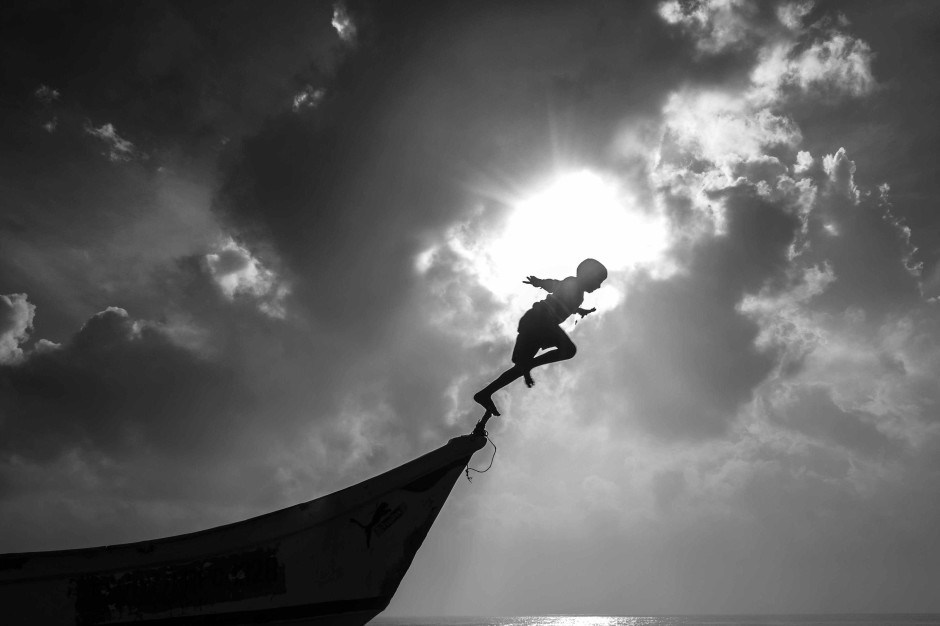
%> input picture Discussion/Lecture_20_Thresholding/boy-sun.jpg, 940 x 626 px
$ octave multiple_otsu.m   (GNU Octave 9; MATLAB toolbox functions it lacks are replaced by stand-ins)
%> lines starting %> are read from the running program, lines starting %| are printed output that depends on the picture
 im4 = imread('boy-sun.jpg');
%> im4 is the input picture: size 626x940 uint8; min 0, max 255, mean 97.5
%  im4 = rgb2gray(im4);

thresh = multithresh(im4,2);
%> thresh = [80 155]
seg_I = imquantize(im4,thresh);
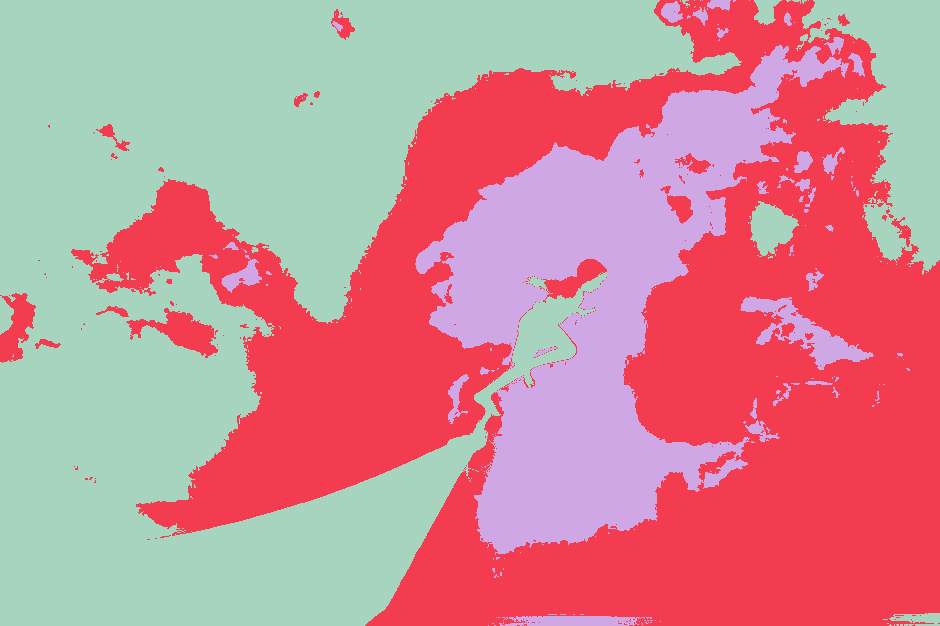
%> seg_I: size 626x940 double; 3 distinct labels, from 1 to 3; one colour per label, 0 black

RGB = label2rgb(seg_I);
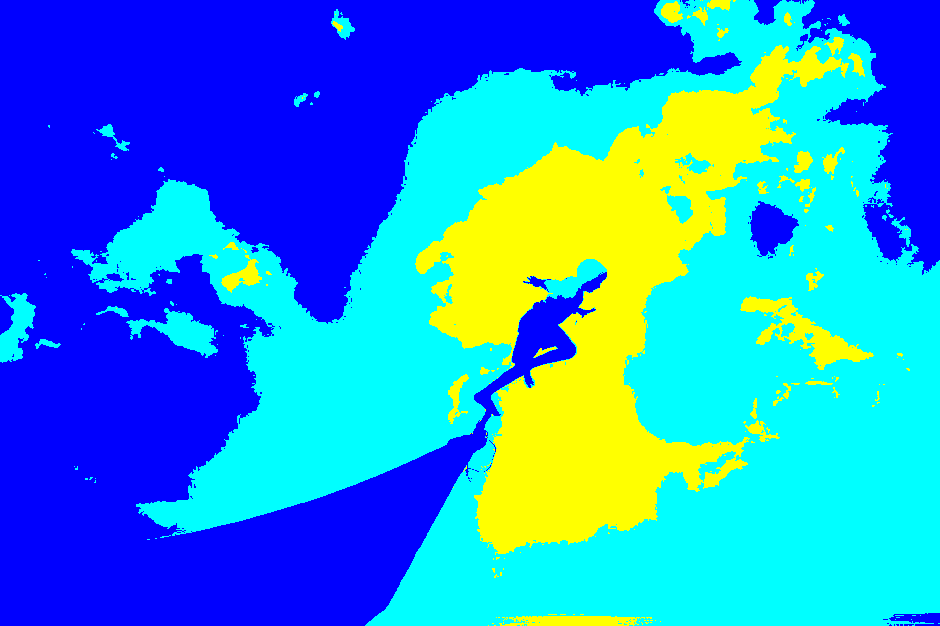
%> RGB: size 626x940x3 uint8; mean R, G, B 38.7, 145.3, 216.3
figure;
imshow(RGB)
axis off
% title('RGB Segmented Image')
